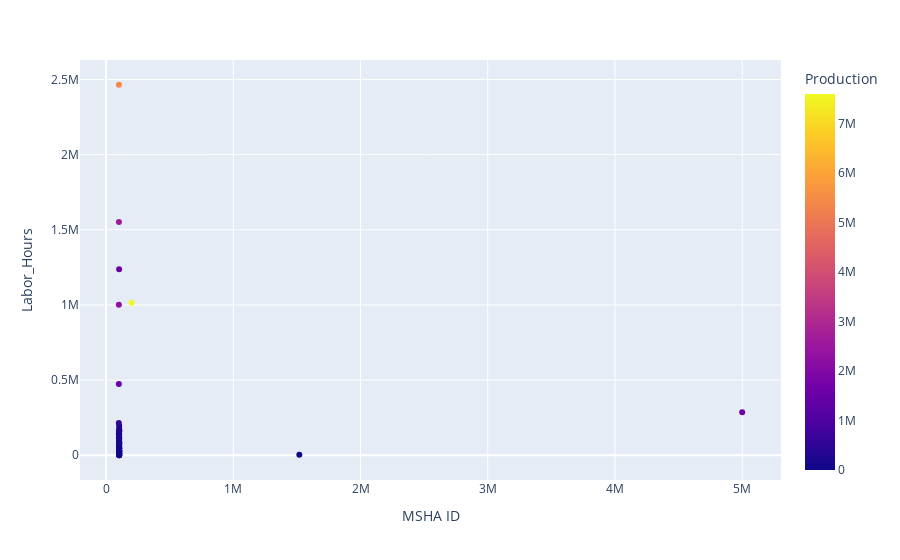

Write notebook code for a chart like this one.
### Code cell
fig_scatter = px.scatter(df, x= 'MSHA ID', y= 'Labor_Hours',color = "Production")
fig_scatter.show()
